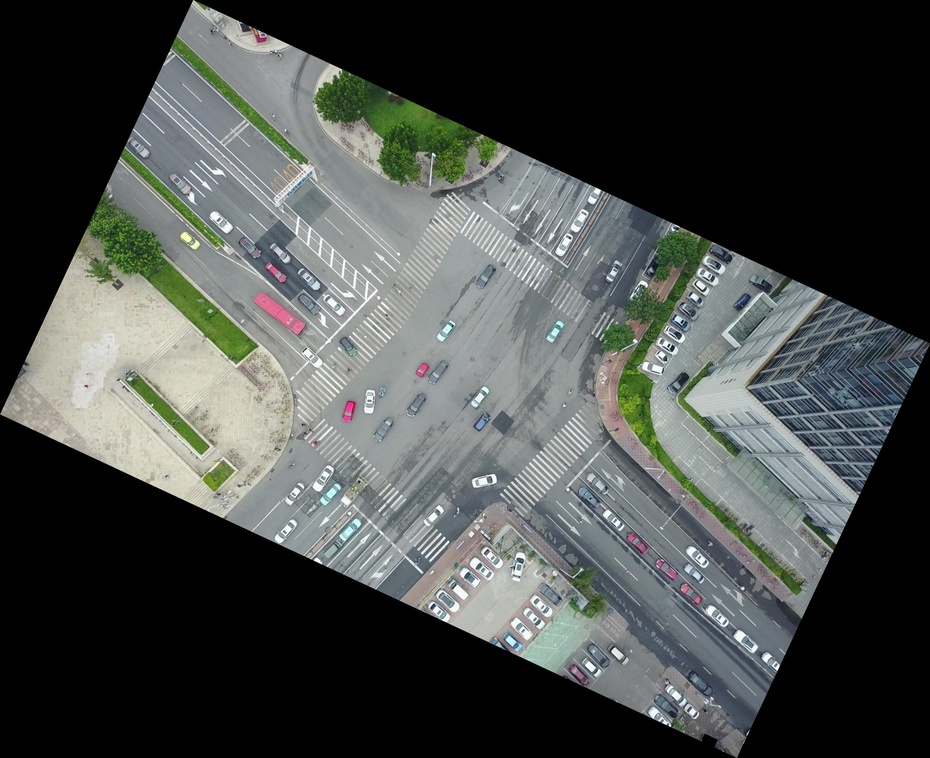
#> input picture ellipse_rotation/test/0.jpg, 930 x 758 px, shrunk from 2196 x 1790 before the run, found by its file name; its folder holds only this picture in this run
$ python main.py
#> lines starting #> are read from the running program, lines starting #| are printed output that depends on the picture
### ellipse_rotation/flip_rotation.py
import cv2
import imutils
from ellipse import ellipserotate


def getRotatedImg(angle, img_path, img_write_path, outpath_re, txt_path):
#> called with angle = 45, img_path = 'C:/Users/Frank/Desktop/test/0.jpg', img_write_path = 'C:/Users/Frank/Desktop/new/ag_0_ro.jpg', outpath_re = 'C:/Users/Frank/Desktop/new/ag_0_ro.txt', txt_path = 'C:/Users/Frank/Desktop/test/0.txt'
    img = cv2.imread(img_path)
#> img is the input picture: shape (758, 930, 3); mean B, G, R 72.6, 75, 71.3
    rotation_image = imutils.rotate_bound(img,angle)
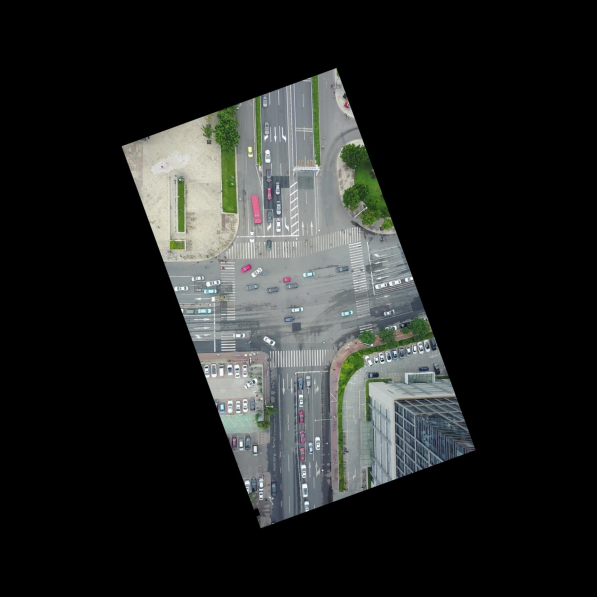
#> rotation_image: shape (1193, 1193, 3) (shown at 1/2 size); mean B, G, R 36, 37.2, 35.3

    cv2.imwrite(img_write_path, rotation_image)
    height,width = img.shape[:2]
#> height = 758; width = 930
    height_new,width_new = rotation_image.shape[:2]
#> height_new = 1193; width_new = 1193

#> (the run stopped early here; a loop or call above may not have finished)

$ run again, on ellipse_rotation/test/0000122_01200_d_0000119.jpg
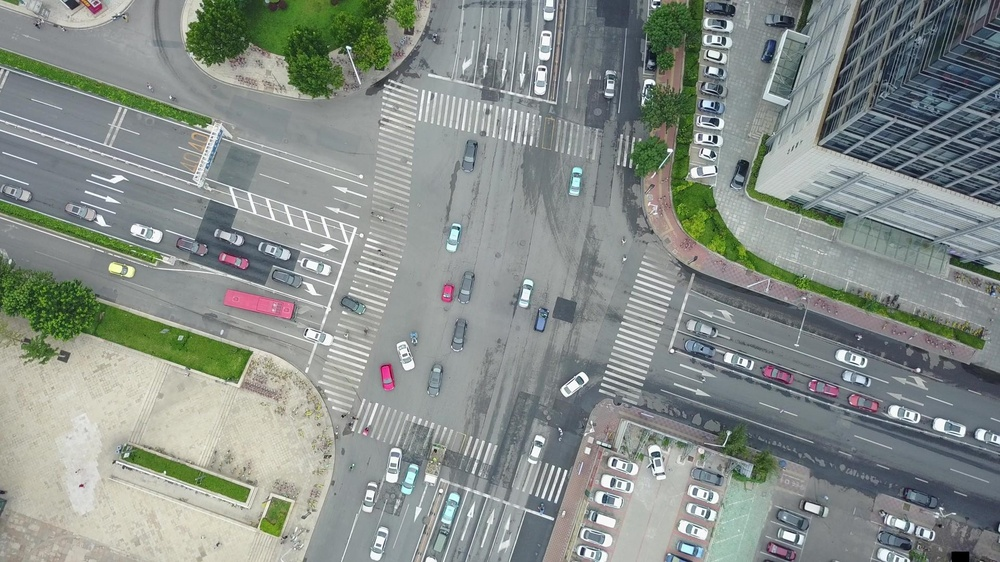
#> input picture ellipse_rotation/test/0000122_01200_d_0000119.jpg, 1000 x 562 px, shrunk from 1920 x 1080 before the run, found by its file name
#> in getRotatedImg, img is the input picture: shape (562, 1000, 3); mean B, G, R 137.5, 142.2, 135
#> in getRotatedImg, `rotation_image = imutils.rotate_bound(img,angle)`:
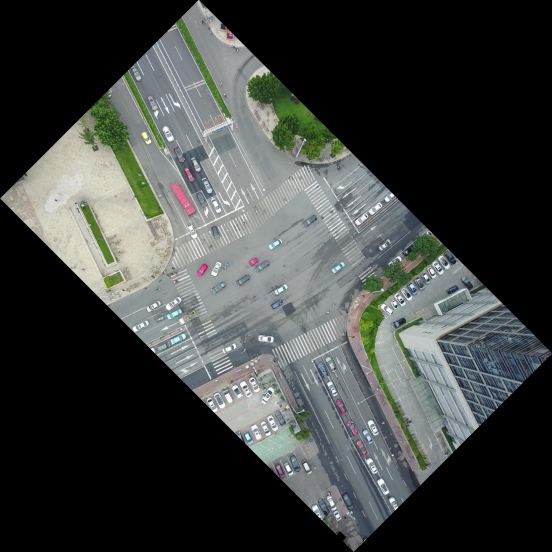
#> rotation_image: shape (1104, 1104, 3) (shown at 1/2 size); mean B, G, R 63.4, 65.6, 62.3
